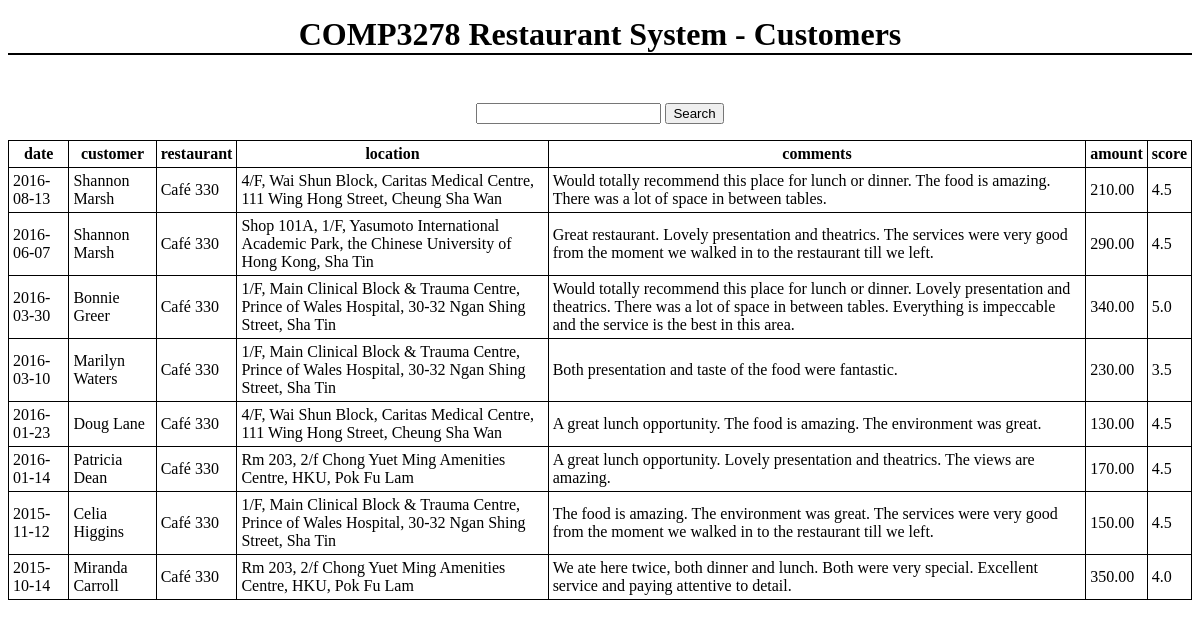
/visits.php?restaurant=3, run on the app's committed database.
### tables this page shows
CREATE TABLE IF NOT EXISTS `visits` (
  `visit_id` int(11) NOT NULL DEFAULT '0',
  `customer_id` int(11) NOT NULL,
  `restaurant_id` int(11) NOT NULL,
  `branch_no` int(11) NOT NULL,
  `date` date NOT NULL,
  `comments` text,
  `amount` decimal(10,2) DEFAULT NULL,
  `score` decimal(2,1) DEFAULT NULL,
  PRIMARY KEY (`visit_id`),
  KEY `restaurant_id` (`restaurant_id`,`branch_no`),
  KEY `customer_id` (`customer_id`)
);

CREATE TABLE IF NOT EXISTS `customers` (
  `customer_id` int(11) NOT NULL DEFAULT '0',
  `name` varchar(80) NOT NULL,
  `birthday` date NOT NULL,
  PRIMARY KEY (`customer_id`)
);

CREATE TABLE IF NOT EXISTS `restaurants` (
  `restaurant_id` int(11) NOT NULL DEFAULT '0',
  `name` varchar(80) NOT NULL,
  PRIMARY KEY (`restaurant_id`)
);

CREATE TABLE IF NOT EXISTS `branches` (
  `restaurant_id` int(11) NOT NULL DEFAULT '0',
  `branch_no` int(11) NOT NULL,
  `location` varchar(256) NOT NULL,
  `seats` int(11) NOT NULL,
  PRIMARY KEY (`restaurant_id`,`branch_no`)
);

### visits.php (the view, shortened to what this page needs)
<!doctype html>
<html>
  <head>
  </head>
  <body>
    <h1>COMP3278 Restaurant System - Customers</h1>
    <?php
    try {
      echo '<form action="visits.php" method="get">
        <input type="search" name="comments">
        <input type="submit" value="Search">
      </form>';
      $mysqli = new mysqli( $db_config['host'],
                      $db_config['user'],
                      $db_config['pass'],
                      $db_config['name'] );
      $mysqli->set_charset( 'utf8' );
	  $restaurant = null;
	  $branch = null;
	  $customer = null;
	  $sqlCode = "SELECT V.date, C.name, R.name AS restaurant, B.location, V.comments, V.amount, V.score
FROM visits V
LEFT OUTER JOIN customers C
ON V.customer_id = C.customer_id
LEFT OUTER JOIN restaurants R
ON V.restaurant_id = R.restaurant_id
LEFT OUTER JOIN branches B
ON (V.restaurant_id = B.restaurant_id AND V.branch_no = B.branch_no)";
		if ( isSet( $_GET['restaurant'] ) ) {
			if ( isSet( $_GET['branch'] ) ) {
				$branch = $_GET['branch'];
				$restaurant = $_GET['restaurant'];
				$sqlCode = $sqlCode . " WHERE R.restaurant_id = ? AND B.branch_no = ?";
			} else
			{
			$restaurant = $_GET['restaurant'];
			$sqlCode = $sqlCode . " WHERE R.restaurant_id = ?";
			}
		}
		$sqlCode = $sqlCode . " ORDER BY V.date DESC";
		$stmt = $mysqli->prepare($sqlCode);
		if ( isSet( $_GET['restaurant'] ) ){
			if ( isSet( $_GET['branch'] ) ){
				$stmt->bind_param('ii', $restaurant, $branch);}
			else
				$stmt->bind_param('i', $restaurant);
		}
		$stmt->bind_result($date, $customer, $restaurant, $location, $comments, $amount, $score);
		$stmt->execute();
		echo '<table><tr><th><b>date</b></th><th><b>customer</b></th><th><b>restaurant</b></th><th><b>location</b></th><th><b>comments</b></th><th><b>amount</b></th><th><b>score</b></th></tr>';
		while ($stmt->fetch()) {
			$date = htmlspecialchars($date);
			$customer = htmlspecialchars($customer);
			$restaurant = htmlspecialchars($restaurant);
			$location = htmlspecialchars($location);
			$comments = htmlspecialchars($comments);
			$amount = htmlspecialchars($amount);
			$score = htmlspecialchars($score);
			echo "<tr><td>$date</td><td>$customer</td><td>$restaurant</td><td>$location</td><td>$comments</td><td>$amount</td><td>$score</td></tr>";
		}
		echo '</table>';
    } catch ( Exception $e ) {
      echo $e->getMessage();
    }
  ?>
  </body>
</html>

### visits.php (style rules this page uses)
h1:first-child { margin: 0.5em 0 1.5em; border-bottom: 2px solid black; }
h1, h2 { text-align: center; }
form { text-align: center; margin: 0 auto 1em; }
table { border-collapse: collapse; margin: 0 auto; }
th, td { border: 1px solid black; padding: 0.25em; }

### data on the page
visits: date "2016-08-13", customer.name "Shannon Marsh", restaurants.name "Café 330", branches.location "4/F, Wai Shun Block, Caritas Medical Centre, 111 Wing Hong Street, Cheung Sha Wan", comments "Would totally recommend this place for lunch or dinner. The food is amazing. There was a lot of space in between tables.", amount "210.00", score "4.5"
visits: date "2016-06-07", customer.name "Shannon Marsh", restaurants.name "Café 330", branches.location "Shop 101A, 1/F, Yasumoto International Academic Park, the Chinese University of Hong Kong, Sha Tin", comments "Great restaurant. Lovely presentation and theatrics. The services were very good from the moment we walked in to the restaurant till we left.", amount "290.00", score "4.5"
visits: date "2016-03-30", customer.name "Bonnie Greer", restaurants.name "Café 330", branches.location "1/F, Main Clinical Block & Trauma Centre, Prince of Wales Hospital, 30-32 Ngan Shing Street, Sha Tin", comments "Would totally recommend this place for lunch or dinner. Lovely presentation and theatrics. There was a lot of space in between tables. Everything is impeccable and the service is the best in this area.", amount "340.00", score "5.0"
visits: date "2016-03-10", customer.name "Marilyn Waters", restaurants.name "Café 330", branches.location "1/F, Main Clinical Block & Trauma Centre, Prince of Wales Hospital, 30-32 Ngan Shing Street, Sha Tin", comments "Both presentation and taste of the food were fantastic.", amount "230.00", score "3.5"
visits: date "2016-01-23", customer.name "Doug Lane", restaurants.name "Café 330", branches.location "4/F, Wai Shun Block, Caritas Medical Centre, 111 Wing Hong Street, Cheung Sha Wan", comments "A great lunch opportunity. The food is amazing. The environment was great.", amount "130.00", score "4.5"
visits: date "2016-01-14", customer.name "Patricia Dean", restaurants.name "Café 330", branches.location "Rm 203, 2/f Chong Yuet Ming Amenities Centre, HKU, Pok Fu Lam", comments "A great lunch opportunity. Lovely presentation and theatrics. The views are amazing.", amount "170.00", score "4.5"
visits: date "2015-11-12", customer.name "Celia Higgins", restaurants.name "Café 330", branches.location "1/F, Main Clinical Block & Trauma Centre, Prince of Wales Hospital, 30-32 Ngan Shing Street, Sha Tin", comments "The food is amazing. The environment was great. The services were very good from the moment we walked in to the restaurant till we left.", amount "150.00", score "4.5"
visits: date "2015-10-14", customer.name "Miranda Carroll", restaurants.name "Café 330", branches.location "Rm 203, 2/f Chong Yuet Ming Amenities Centre, HKU, Pok Fu Lam", comments "We ate here twice, both dinner and lunch. Both were very special. Excellent service and paying attentive to detail.", amount "350.00", score "4.0"
